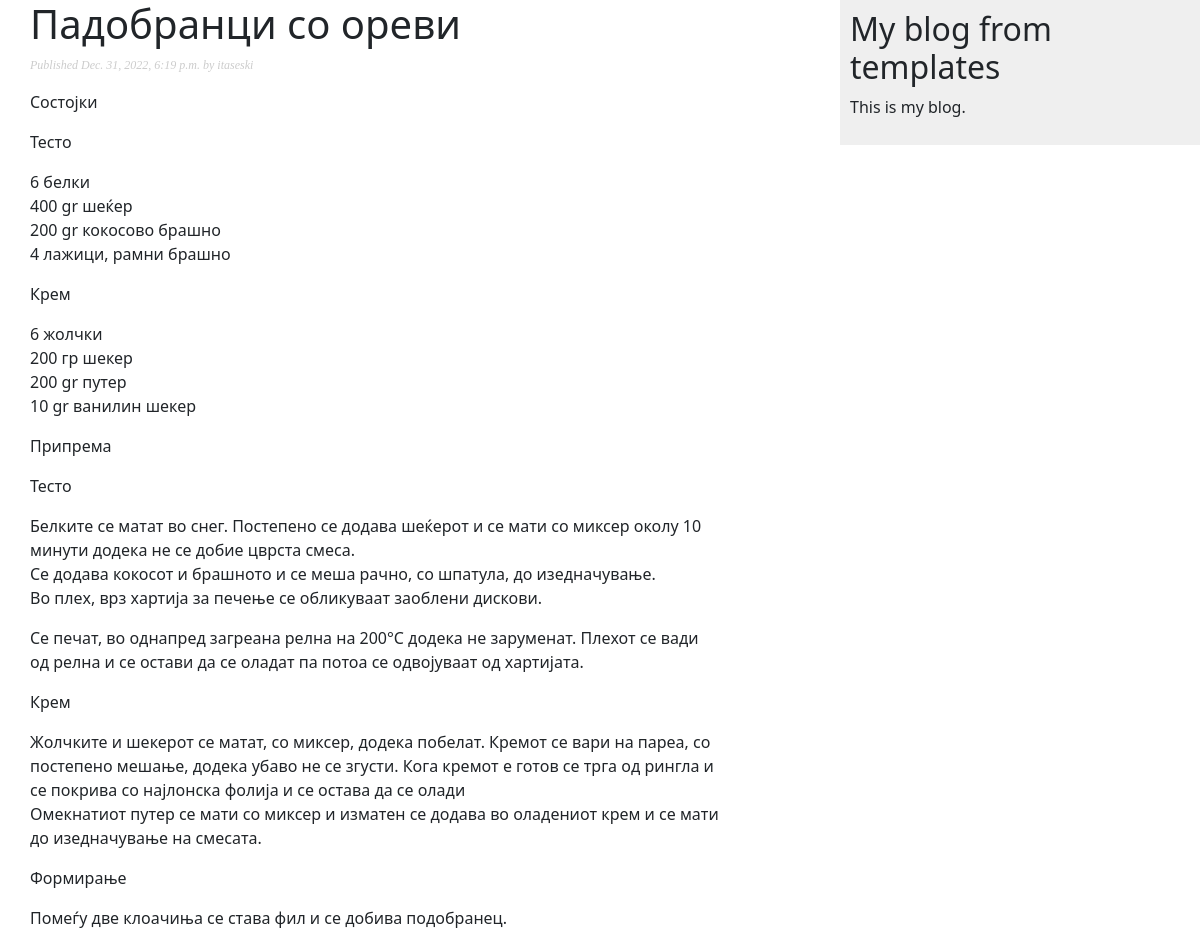
/2022/12/31/padobranci-so-orevi/, run on an earlier commit of the app's database.
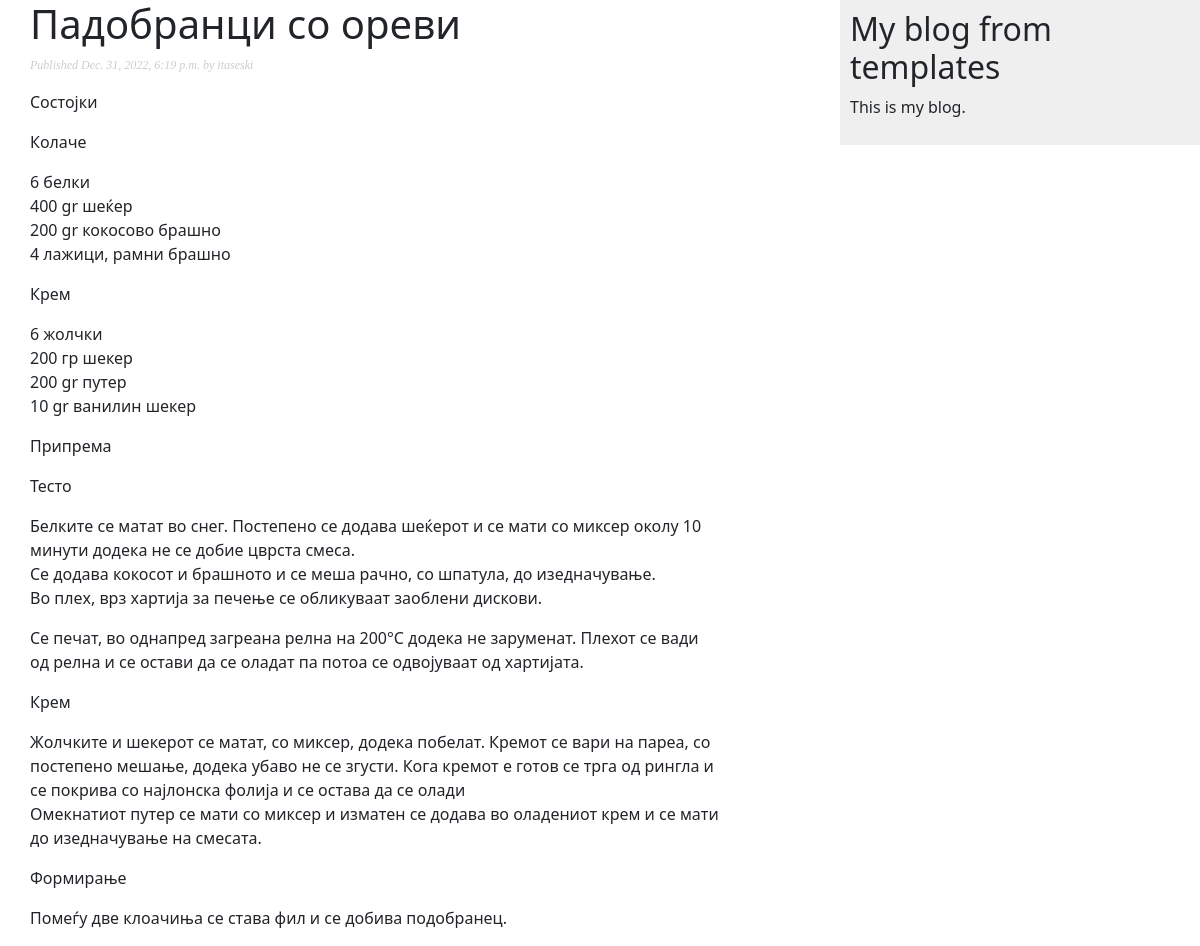
And on a later commit of the database.
### blog/models.py (models this page shows, shortened)
class Post(models.Model):
    class Status(models.TextChoices):
        DRAFT = 'DF', 'Draft'
        PUBLISHED = 'PB', 'Published'
    title = models.CharField(max_length=256)
    slug = models.SlugField(max_length=250, unique_for_date='publish')
    author = models.ForeignKey(User,
                               on_delete=models.CASCADE,
                               related_name='blog_posts')
    content = models.TextField(blank=True)
    publish = models.DateTimeField(default=timezone.now)
    created = models.DateTimeField(auto_now_add=True)
    updated = models.DateTimeField(auto_now=True)
    status = models.CharField(max_length=2,
                              choices=Status.choices,
                              default=Status.DRAFT)
    objects = models.Manager() # The default manager.
    published = PublishedManager() # Our custom manager.
    class Meta:
        ordering = ['-publish']
        indexes = [
            models.Index(fields=['-publish']),
        ] # Note: Index ordering is not supported on MySQL

### blog/views.py (the view)
# urls.py: path('<int:year>/<int:month>/<int:day>/<slug:post>/', views.post_detail, name='post_detail'),
def post_detail(request, year, month, day, post):
    post = get_object_or_404(Post,
                             status=Post.Status.PUBLISHED,
                             slug=post,
                             publish__year=year,
                             publish__month=month,
                             publish__day=day)
    context = {
        'post': post
    }
    return render(request, 'blog/post/detail.html', context)

### templates/blog/post/detail.html (shortened to what this page needs)
{% extends "blog/base.html" %}
{% block content %}
  <h1>{{ post.title }}</h1>
  <p class="date">
    Published {{ post.publish }} by {{ post.author }}
  </p>
  {{ post.content|safe|linebreaks }}
{% endblock %}

What changed in the data, as far as the page shows it:
changed Post "itaseski": content "Состојки Тесто 6 белки 400 gr…" → "Состојки Колаче 6 белки 400 gr…"
